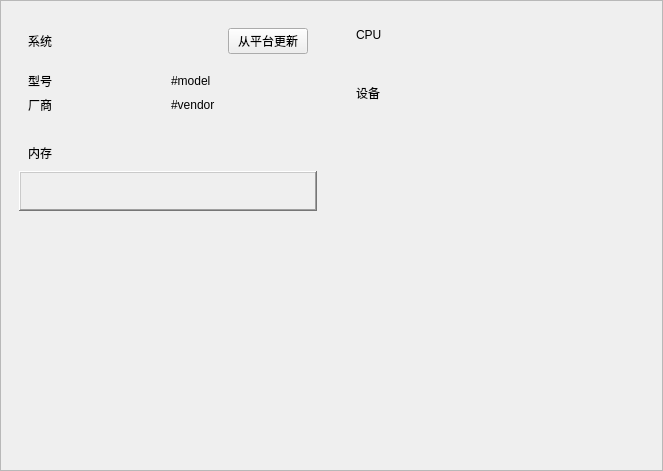
<?xml version="1.0" encoding="UTF-8"?>
<ui version="4.0">
 <class>BoardWidget</class>
 <widget class="QWidget" name="BoardWidget">
  <property name="geometry">
   <rect>
    <x>0</x>
    <y>0</y>
    <width>663</width>
    <height>471</height>
   </rect>
  </property>
  <property name="windowTitle">
   <string>Form</string>
  </property>
  <layout class="QVBoxLayout" name="verticalLayout_5">
   <property name="spacing">
    <number>0</number>
   </property>
   <property name="leftMargin">
    <number>0</number>
   </property>
   <property name="topMargin">
    <number>0</number>
   </property>
   <property name="rightMargin">
    <number>0</number>
   </property>
   <property name="bottomMargin">
    <number>0</number>
   </property>
   <item>
    <widget class="QScrollArea" name="scrollarea">
     <property name="widgetResizable">
      <bool>true</bool>
     </property>
     <widget class="QWidget" name="scrollarea_content">
      <property name="geometry">
       <rect>
        <x>0</x>
        <y>0</y>
        <width>661</width>
        <height>469</height>
       </rect>
      </property>
      <layout class="QVBoxLayout" name="verticalLayout_4">
       <property name="spacing">
        <number>0</number>
       </property>
       <property name="leftMargin">
        <number>0</number>
       </property>
       <property name="topMargin">
        <number>0</number>
       </property>
       <property name="rightMargin">
        <number>0</number>
       </property>
       <property name="bottomMargin">
        <number>0</number>
       </property>
       <item>
        <widget class="QFrame" name="frame_content">
         <property name="frameShape">
          <enum>QFrame::Shape::NoFrame</enum>
         </property>
         <property name="frameShadow">
          <enum>QFrame::Shadow::Raised</enum>
         </property>
         <layout class="QHBoxLayout" name="horizontalLayout">
          <property name="spacing">
           <number>12</number>
          </property>
          <item>
           <widget class="QFrame" name="frame_left">
            <property name="frameShape">
             <enum>QFrame::Shape::NoFrame</enum>
            </property>
            <property name="frameShadow">
             <enum>QFrame::Shadow::Raised</enum>
            </property>
            <layout class="QVBoxLayout" name="verticalLayout_7">
             <property name="spacing">
              <number>12</number>
             </property>
             <item>
              <widget class="QFrame" name="frame_system">
               <property name="frameShape">
                <enum>QFrame::Shape::NoFrame</enum>
               </property>
               <property name="frameShadow">
                <enum>QFrame::Shadow::Raised</enum>
               </property>
               <layout class="QVBoxLayout" name="verticalLayout">
                <property name="spacing">
                 <number>0</number>
                </property>
                <property name="leftMargin">
                 <number>0</number>
                </property>
                <property name="topMargin">
                 <number>0</number>
                </property>
                <property name="rightMargin">
                 <number>0</number>
                </property>
                <property name="bottomMargin">
                 <number>0</number>
                </property>
                <item>
                 <widget class="QFrame" name="frame_system_title">
                  <property name="sizePolicy">
                   <sizepolicy hsizetype="Preferred" vsizetype="Fixed">
                    <horstretch>0</horstretch>
                    <verstretch>0</verstretch>
                   </sizepolicy>
                  </property>
                  <property name="frameShape">
                   <enum>QFrame::Shape::NoFrame</enum>
                  </property>
                  <property name="frameShadow">
                   <enum>QFrame::Shadow::Raised</enum>
                  </property>
                  <layout class="QHBoxLayout" name="horizontalLayout_2">
                   <item>
                    <widget class="QLabel" name="label">
                     <property name="text">
                      <string>系统</string>
                     </property>
                    </widget>
                   </item>
                   <item>
                    <widget class="QPushButton" name="btn_update_from_plt">
                     <property name="sizePolicy">
                      <sizepolicy hsizetype="Fixed" vsizetype="Fixed">
                       <horstretch>0</horstretch>
                       <verstretch>0</verstretch>
                      </sizepolicy>
                     </property>
                     <property name="text">
                      <string>从平台更新</string>
                     </property>
                    </widget>
                   </item>
                  </layout>
                 </widget>
                </item>
                <item>
                 <widget class="QFrame" name="frame_system_content">
                  <property name="frameShape">
                   <enum>QFrame::Shape::NoFrame</enum>
                  </property>
                  <property name="frameShadow">
                   <enum>QFrame::Shadow::Raised</enum>
                  </property>
                  <layout class="QGridLayout" name="gridLayout">
                   <item row="0" column="0">
                    <widget class="QLabel" name="label_model_title">
                     <property name="text">
                      <string>型号</string>
                     </property>
                    </widget>
                   </item>
                   <item row="0" column="1">
                    <widget class="QLabel" name="label_model">
                     <property name="text">
                      <string>#model</string>
                     </property>
                    </widget>
                   </item>
                   <item row="1" column="0">
                    <widget class="QLabel" name="label_vendor_title">
                     <property name="text">
                      <string>厂商</string>
                     </property>
                    </widget>
                   </item>
                   <item row="1" column="1">
                    <widget class="QLabel" name="label_vendor">
                     <property name="sizePolicy">
                      <sizepolicy hsizetype="Preferred" vsizetype="Preferred">
                       <horstretch>0</horstretch>
                       <verstretch>0</verstretch>
                      </sizepolicy>
                     </property>
                     <property name="text">
                      <string>#vendor</string>
                     </property>
                    </widget>
                   </item>
                  </layout>
                 </widget>
                </item>
               </layout>
              </widget>
             </item>
             <item>
              <widget class="QFrame" name="frame_mem">
               <property name="frameShape">
                <enum>QFrame::Shape::NoFrame</enum>
               </property>
               <property name="frameShadow">
                <enum>QFrame::Shadow::Raised</enum>
               </property>
               <layout class="QVBoxLayout" name="verticalLayout_2">
                <property name="spacing">
                 <number>0</number>
                </property>
                <property name="leftMargin">
                 <number>0</number>
                </property>
                <property name="topMargin">
                 <number>0</number>
                </property>
                <property name="rightMargin">
                 <number>0</number>
                </property>
                <property name="bottomMargin">
                 <number>0</number>
                </property>
                <item>
                 <widget class="QFrame" name="frame_mem_title">
                  <property name="sizePolicy">
                   <sizepolicy hsizetype="Preferred" vsizetype="Fixed">
                    <horstretch>0</horstretch>
                    <verstretch>0</verstretch>
                   </sizepolicy>
                  </property>
                  <property name="frameShape">
                   <enum>QFrame::Shape::NoFrame</enum>
                  </property>
                  <property name="frameShadow">
                   <enum>QFrame::Shadow::Raised</enum>
                  </property>
                  <layout class="QHBoxLayout" name="horizontalLayout_3">
                   <item>
                    <widget class="QLabel" name="label_2">
                     <property name="text">
                      <string>内存</string>
                     </property>
                    </widget>
                   </item>
                  </layout>
                 </widget>
                </item>
                <item>
                 <widget class="QFrame" name="frame_mem_content">
                  <property name="frameShape">
                   <enum>QFrame::Shape::WinPanel</enum>
                  </property>
                  <property name="frameShadow">
                   <enum>QFrame::Shadow::Raised</enum>
                  </property>
                  <layout class="QVBoxLayout" name="verticalLayout_3">
                   <item>
                    <widget class="QFrame" name="frame_board_mems">
                     <property name="frameShape">
                      <enum>QFrame::Shape::NoFrame</enum>
                     </property>
                     <property name="frameShadow">
                      <enum>QFrame::Shadow::Raised</enum>
                     </property>
                     <layout class="QVBoxLayout" name="verticalLayout_11"/>
                    </widget>
                   </item>
                  </layout>
                 </widget>
                </item>
               </layout>
              </widget>
             </item>
             <item>
              <spacer name="verticalSpacer_2">
               <property name="orientation">
                <enum>Qt::Orientation::Vertical</enum>
               </property>
               <property name="sizeHint" stdset="0">
                <size>
                 <width>20</width>
                 <height>0</height>
                </size>
               </property>
              </spacer>
             </item>
            </layout>
           </widget>
          </item>
          <item>
           <widget class="QFrame" name="frame_right">
            <property name="frameShape">
             <enum>QFrame::Shape::NoFrame</enum>
            </property>
            <property name="frameShadow">
             <enum>QFrame::Shadow::Raised</enum>
            </property>
            <layout class="QVBoxLayout" name="verticalLayout_8">
             <item>
              <widget class="QFrame" name="frame_cpus">
               <property name="frameShape">
                <enum>QFrame::Shape::NoFrame</enum>
               </property>
               <property name="frameShadow">
                <enum>QFrame::Shadow::Raised</enum>
               </property>
               <layout class="QVBoxLayout" name="verticalLayout_10">
                <property name="spacing">
                 <number>0</number>
                </property>
                <property name="leftMargin">
                 <number>0</number>
                </property>
                <property name="topMargin">
                 <number>0</number>
                </property>
                <property name="rightMargin">
                 <number>0</number>
                </property>
                <property name="bottomMargin">
                 <number>0</number>
                </property>
                <item>
                 <widget class="QFrame" name="frame_cpus_title">
                  <property name="frameShape">
                   <enum>QFrame::Shape::NoFrame</enum>
                  </property>
                  <property name="frameShadow">
                   <enum>QFrame::Shadow::Raised</enum>
                  </property>
                  <layout class="QHBoxLayout" name="horizontalLayout_7">
                   <item>
                    <widget class="QLabel" name="label_3">
                     <property name="text">
                      <string>CPU</string>
                     </property>
                    </widget>
                   </item>
                  </layout>
                 </widget>
                </item>
                <item>
                 <widget class="QFrame" name="frame_cpus_content">
                  <property name="frameShape">
                   <enum>QFrame::Shape::NoFrame</enum>
                  </property>
                  <property name="frameShadow">
                   <enum>QFrame::Shadow::Raised</enum>
                  </property>
                  <layout class="QHBoxLayout" name="horizontalLayout_8"/>
                 </widget>
                </item>
               </layout>
              </widget>
             </item>
             <item>
              <widget class="QFrame" name="frame_devices">
               <property name="frameShape">
                <enum>QFrame::Shape::NoFrame</enum>
               </property>
               <property name="frameShadow">
                <enum>QFrame::Shadow::Raised</enum>
               </property>
               <layout class="QVBoxLayout" name="verticalLayout_9">
                <property name="spacing">
                 <number>0</number>
                </property>
                <property name="leftMargin">
                 <number>0</number>
                </property>
                <property name="topMargin">
                 <number>0</number>
                </property>
                <property name="rightMargin">
                 <number>0</number>
                </property>
                <property name="bottomMargin">
                 <number>0</number>
                </property>
                <item>
                 <widget class="QFrame" name="frame_devices_title">
                  <property name="sizePolicy">
                   <sizepolicy hsizetype="Preferred" vsizetype="Fixed">
                    <horstretch>0</horstretch>
                    <verstretch>0</verstretch>
                   </sizepolicy>
                  </property>
                  <property name="frameShape">
                   <enum>QFrame::Shape::NoFrame</enum>
                  </property>
                  <property name="frameShadow">
                   <enum>QFrame::Shadow::Raised</enum>
                  </property>
                  <layout class="QHBoxLayout" name="horizontalLayout_5">
                   <item>
                    <widget class="QLabel" name="label_4">
                     <property name="sizePolicy">
                      <sizepolicy hsizetype="Preferred" vsizetype="Fixed">
                       <horstretch>0</horstretch>
                       <verstretch>0</verstretch>
                      </sizepolicy>
                     </property>
                     <property name="text">
                      <string>设备</string>
                     </property>
                    </widget>
                   </item>
                  </layout>
                 </widget>
                </item>
                <item>
                 <widget class="QFrame" name="frame_devices_content">
                  <property name="frameShape">
                   <enum>QFrame::Shape::NoFrame</enum>
                  </property>
                  <property name="frameShadow">
                   <enum>QFrame::Shadow::Raised</enum>
                  </property>
                  <layout class="QVBoxLayout" name="verticalLayout_6">
                   <item>
                    <widget class="QFrame" name="frame_devices_items">
                     <property name="frameShape">
                      <enum>QFrame::Shape::NoFrame</enum>
                     </property>
                     <property name="frameShadow">
                      <enum>QFrame::Shadow::Raised</enum>
                     </property>
                    </widget>
                   </item>
                  </layout>
                 </widget>
                </item>
               </layout>
              </widget>
             </item>
             <item>
              <spacer name="verticalSpacer_3">
               <property name="orientation">
                <enum>Qt::Orientation::Vertical</enum>
               </property>
               <property name="sizeHint" stdset="0">
                <size>
                 <width>20</width>
                 <height>0</height>
                </size>
               </property>
              </spacer>
             </item>
            </layout>
           </widget>
          </item>
         </layout>
        </widget>
       </item>
       <item>
        <spacer name="verticalSpacer">
         <property name="orientation">
          <enum>Qt::Orientation::Vertical</enum>
         </property>
         <property name="sizeHint" stdset="0">
          <size>
           <width>20</width>
           <height>40</height>
          </size>
         </property>
        </spacer>
       </item>
      </layout>
     </widget>
    </widget>
   </item>
  </layout>
 </widget>
 <resources/>
 <connections/>
</ui>
